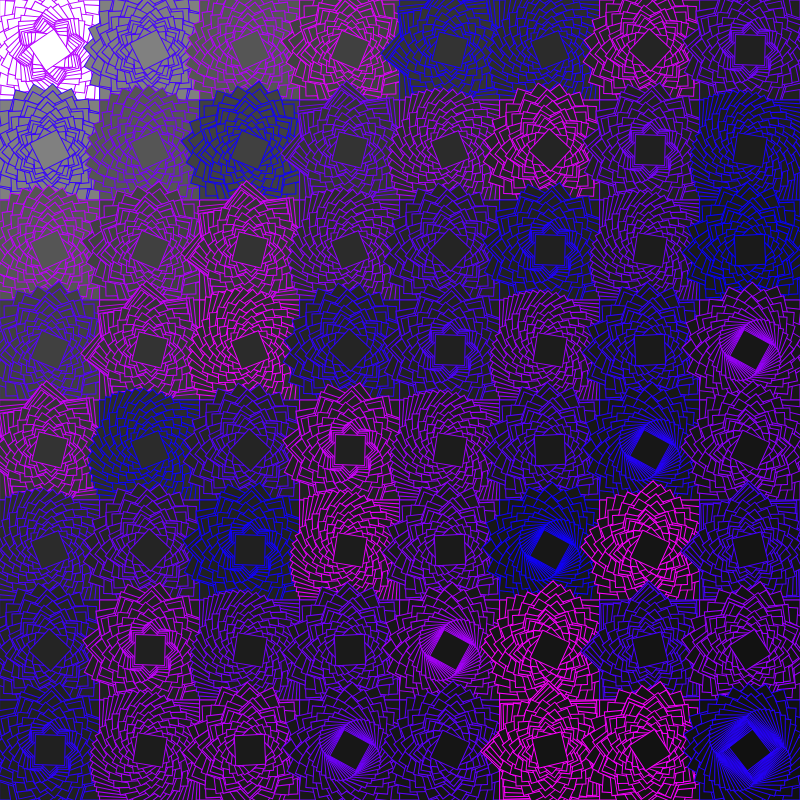
Frame 1 (no input)
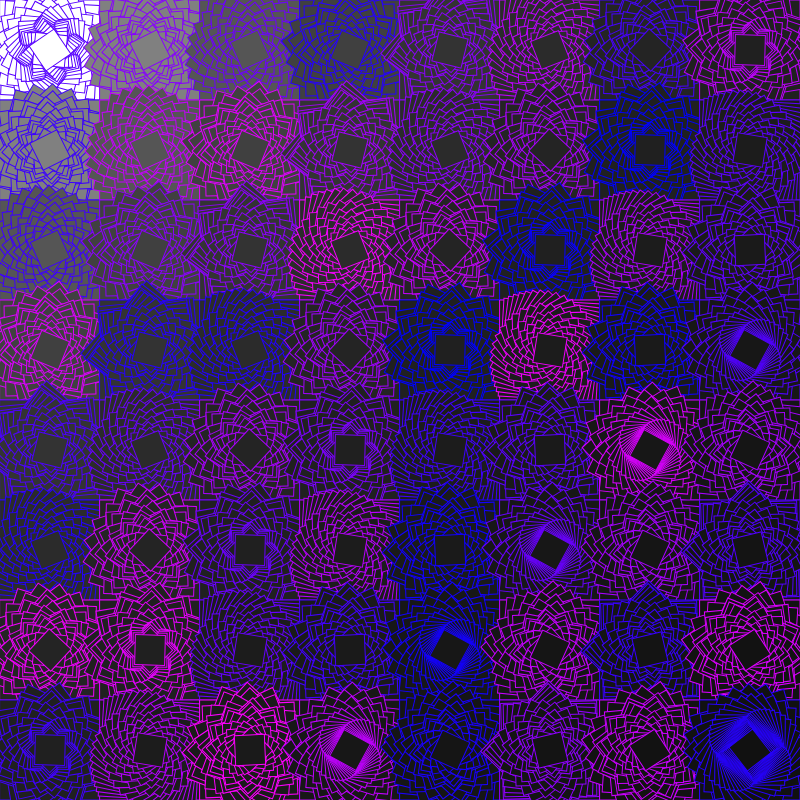
Frame 60 (no input)
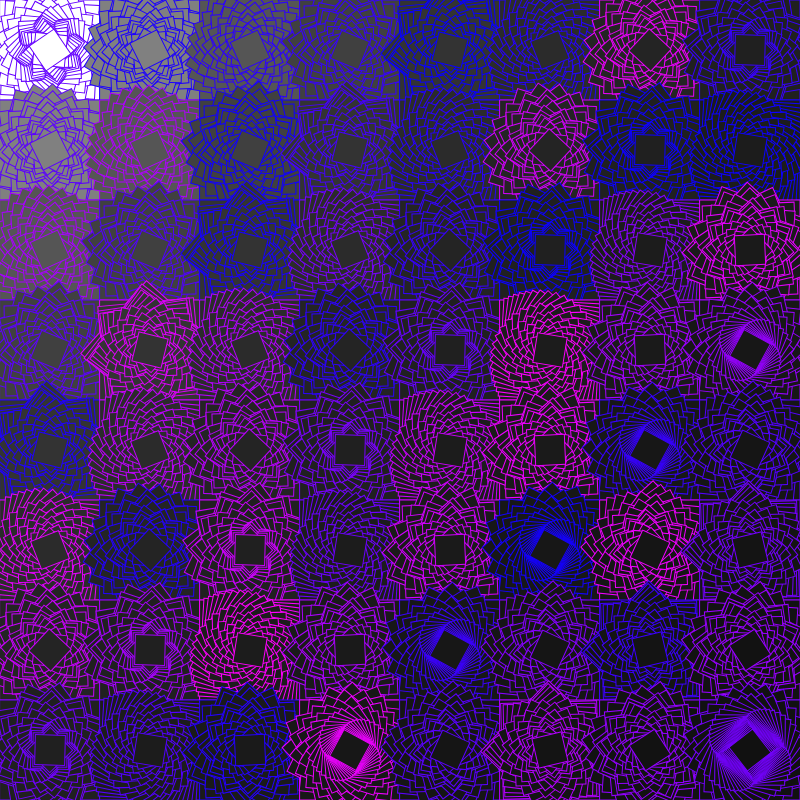
Frame 120 (the mouse pressed at the canvas centre since frame 60)

The p5.js sketch that drew these frames (run headless with seeded random() and noise() and a simulated clock; from frame 60 on, the mouse is pressed at the canvas centre):

// p5.js sketch
// ── sketch.js
let count = 8;
let canvasSize = 800;
let gap = canvasSize/100;
let width = canvasSize / count;
let sx = width / 2;
let sy = width / 2;
let r = 0.01;

function r255() {
  return random(255);
}


function stp(sx, sy, w, r) {
  if (w < 15) {
    return;
  } else {
    rect(sx, sy, w, w);
    translate(sx, sy);
    rotate(r);
    translate(-sx, -sy);
    stp(sx, sy, w - 1, r + 0.01);
  }
}

function setup() {
  frameRate(30);
  colorMode(RGB, 255);
  rectMode(RADIUS);
  createCanvas(canvasSize, canvasSize);
  strokeWeight(1);
}

function draw() {
  r += 0.1;
  console.log(r);
  background(10, 30, 40);
  for (let i = 0; i < count; i++) {
    for (let j = 0; j < count; j++) {
      let r =  255.0 / (i + j + 1);
      let g =  255.0 / (i + j + 1);
      let b = 255.0 / (i + j + 1);
      stroke(r255(), 0, 255);
      fill(r, g, b);
      push();
      stp(sx + width * i, sy + width * j, width / 2, r);
      pop();
    }
  }
}
